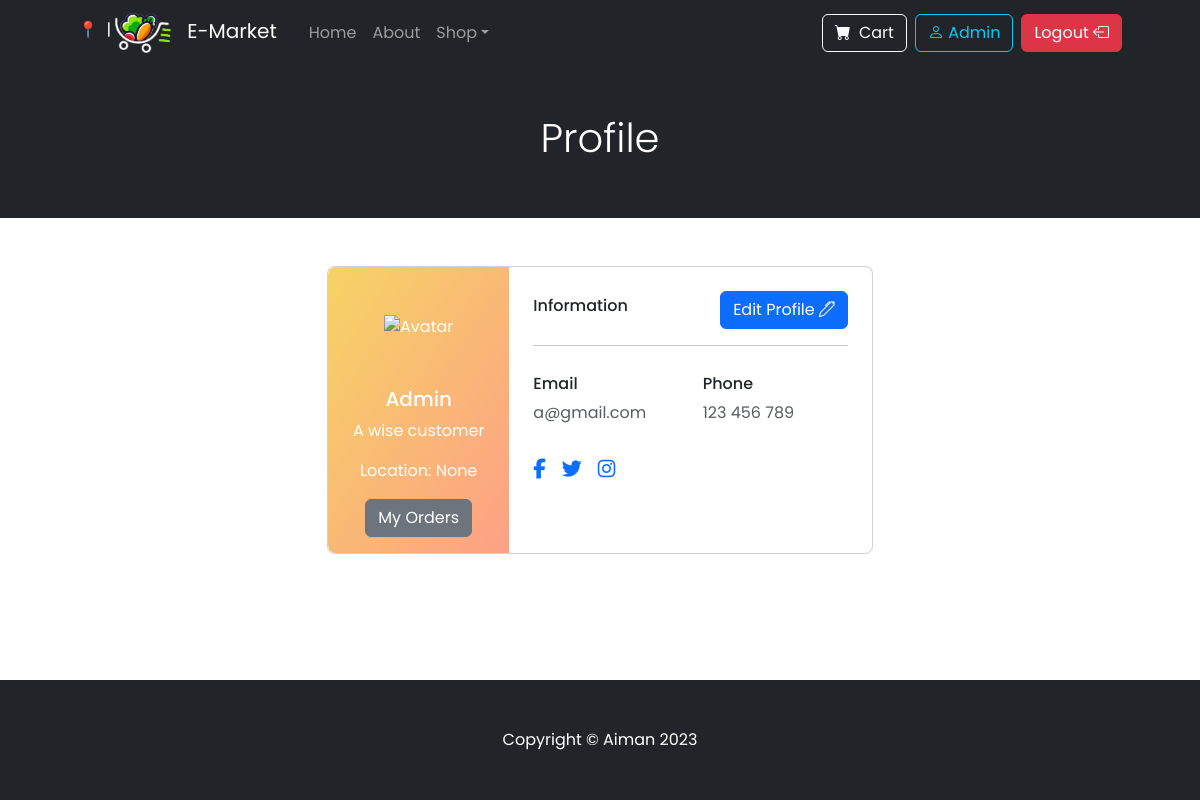
/profile/ (signed in), run on the app's committed database.
### authentication/models.py (models this page shows)
class CustomUser(AbstractUser):
    ROLE_CHOICES = (
        ('buyer', 'Buyer'),
        ('seller', 'Seller'),
        ('delivery service', 'Delivery service'),
    )
    role = models.CharField(max_length=20, choices=ROLE_CHOICES, default='buyer')
    location = models.ForeignKey(Location, on_delete=models.SET_NULL, null=True, blank=True)
    covered_locations = models.ManyToManyField(Location, related_name='sellers', blank=True)
    address = models.CharField(max_length=255, null=True, blank=True)

### user_profile/views.py (the view)
# urls.py: path("profile/", include("user_profile.urls")),
@login_required(login_url="login")
def user_profile(request):
    if request.method == 'POST':
        form = RegisterUserForm(request.POST, instance=request.user)
        if form.is_valid():
            form.save()
            return redirect('user_profile:user_profile')
    else:
        form = RegisterUserForm(instance=request.user)
    return render(request, 'user_profile/profile.html', {'form': form})

### user_profile/templates/user_profile/profile.html (shortened to what this page needs)
{% extends "items/base.html" %}
{% block stylesheets %}
{{block.super}}
{% endblock stylesheets %}
{% block content %}
<header class="bg-dark py-5">
  <div class="container px-4 px-lg-5">
      <div class="text-center text-white">
          <h1 class="display-6">Profile</h1>
      </div>
  </div>
</header>
<section class="" style="background-color: #ffffff;">
  <div class="container py-5 h-100">
    <div class="row d-flex justify-content-center align-items-center h-100">
      <div class="col col-lg-6 mb-4 mb-lg-0">
        <div class="card mb-3" style="border-radius: .5rem;">
          <div class="row g-0">
            <div class="col-md-4 gradient-custom text-center text-white pb-3"
              style="border-top-left-radius: .5rem; border-bottom-left-radius: .5rem;">
              <img src="https://mdbcdn.b-cdn.net/img/Photos/new-templates/bootstrap-chat/ava1-bg.webp"
                alt="Avatar" class="img-fluid my-5" style="width: 80px;" />
              <h5>{{ user.username|capfirst }}</h5>
              <p>A wise customer</p>
              <p>Location: {{ user.location }}</p>
              <a href="{% url 'user_profile:purchases' %}" class="btn btn-secondary">My Orders</a>
            </div>
            <div class="col-md-8">
              <div class="card-body p-4">
                <div class="d-flex justify-content-between align-items-center mb-3">
                  <h6>Information</h6>
                  <a href="{% url 'user_profile:edit_profile' %}" class="btn btn-primary">Edit Profile   <i class="bi bi-pen"></i></a>
                </div>
                <hr class="mt-0 mb-4">
                <div class="row pt-1">
                  <div class="col-6 mb-3">
                    <h6>Email</h6>
                    <p class="text-muted">{{user.email}}</p>
                  </div>
                  <div class="col-6 mb-3">
                    <h6>Phone</h6>
                    <p class="text-muted">123 456 789</p>
                  </div>
                </div>
                <div class="d-flex justify-content-start">
                  <a href="#!"><i class="fab fa-facebook-f fa-lg me-3"></i></a>
                  <a href="#!"><i class="fab fa-twitter fa-lg me-3"></i></a>
                  <a href="#!"><i class="fab fa-instagram fa-lg"></i></a>
                </div>
              </div>
            </div>
          </div>
        </div>
      </div>
    </div>
  </div>
</section>
{% endblock content %}

### items/templates/items/base.html (shortened to what this page needs)
{% load static %}
<!DOCTYPE html>
<html lang="en">
<head>
    {% block stylesheets %}
    <link href="https://cdn.jsdelivr.net/npm/bootstrap-icons@1.5.0/font/bootstrap-icons.css" rel="stylesheet" />
    <link href="https://cdn.jsdelivr.net/npm/bootstrap@5.3.2/dist/css/bootstrap.min.css" rel="stylesheet">
    <link rel="stylesheet" type="text/css" href="{% static 'admin/style.css' %}">
    <link rel="stylesheet" href="https://use.fontawesome.com/releases/v5.1.1/css/all.css">
    <link href="{% static 'fontawesomefree/css/fontawesome.css' %}" rel="stylesheet" type="text/css">
    <link href="{% static 'fontawesomefree/css/brands.css' %}" rel="stylesheet" type="text/css">
    <link href="{% static 'fontawesomefree/css/solid.css' %}" rel="stylesheet" type="text/css">
    {% endblock stylesheets %}
</head>
<body class="d-flex flex-column min-vh-100">
    {% block navigation %}
    <nav class="navbar navbar-expand-lg navbar-dark bg-dark">
        <div class="container px-4 px-lg-5">
            {% if user.is_authenticated %}
            <div class="d-none d-lg-block me-auto">
                <span id="user-location-desktop" class="location-text-desktop">📍&nbsp;{{ user.location|default:"" }}&nbsp;|&nbsp;</span>
            </div>
            {% endif %}
            <a class="navbar-brand mx-auto" href="{% url "items:index" %}">
                <img src="{% static 'admin/logowhite1.png' %}" alt="E-Market Logo" style="height: 40px; margin-right: 10px;"> E-Market
            </a>
            <div class="collapse navbar-collapse justify-content-end" id="navbarSupportedContent">
                <ul class="navbar-nav me-auto mb-2 mb-lg-0 ms-lg-4">
                    <li class="nav-item"><a class="nav-link" aria-current="page" href="{% url "items:index" %}">Home</a></li>
                    <li class="nav-item"><a class="nav-link" href="{% url 'items:about' %}">About</a></li>
                    <li class="nav-item dropdown">
                        <a class="nav-link dropdown-toggle" id="navbarDropdown" href="#" role="button" data-bs-toggle="dropdown" aria-expanded="false">Shop</a>
                    </li>
                </ul>
                {% if user.is_authenticated %}
                <div class="d-none d-lg-flex ms-auto">
                    <a href="{% url "cart:cart" %}" class="btn btn-outline-light me-2">
                        <i class="bi-cart-fill me-1"></i>
                        Cart
                    </a>
                    <a class="btn btn-outline-info me-2" href="{% url "user_profile:user_profile" %}"><i class="bi bi-person"></i>  {{user.username|capfirst}}</a>
                    <a class="btn btn-danger" href="{% url "logout" %}">Logout   <i class="bi bi-box-arrow-left"></i>
                    </a>
                </div>
                {% endif %}
            </div>
        </div>
    </nav>
    {% endblock navigation %}
    {% block content %}{% endblock content %}
    {% block footer %}
    <footer class="py-5 bg-dark mt-auto">
        <div class="container"><p class="m-0 text-center text-white">Copyright &copy; Aiman 2023</p></div>
    </footer>
    {% endblock footer %}
</body>
</html>

### staticfiles/admin/style.css (style rules this page uses)
.gradient-custom { background: #f6d365; background: -webkit-linear-gradient(to right bottom, rgba(246, 211, 101, 1), rgba(253, 160, 133, 1)); background: linear-gradient(to right bottom, rgba(246, 211, 101, 1), rgba(253, 160, 133, 1)) }

### items/templates/items/base.html (style rules this page uses)
body { font-family: "Poppins", sans-serif; }
h1, h2, h3, h4, h5, h6 { font-family: "Poppins", sans-serif; }
.location-text-desktop { color: #fff; display: inline-block; white-space: nowrap; overflow: hidden; text-overflow: ellipsis; max-width: 200px; }

### data on the page
CustomUser: username "Admin", location "None", email "a@gmail.com"
